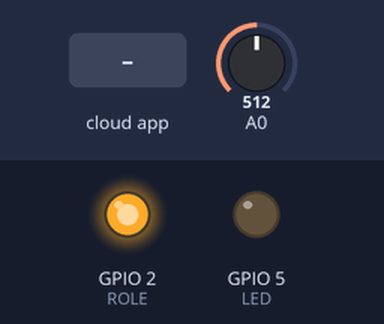
Simulated run of this sketch. Board: ESP8266 (NodeMCU). Shown: output pins drawn as LEDs (lit = HIGH). The test bench sets the inputs (shaded band); at power-on: A0 = 512. WiFi joins after 1.5 s; servers stay silent unless stated; the Firebase database answers and starts empty; what the sketch prints to the serial monitor is not drawn.

Above: at 2.7 s.
2.8 s: the phone or cloud app sets Led to 1
At 3.8 s:
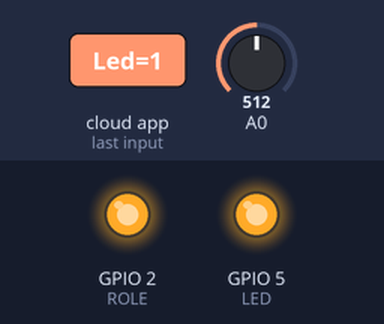
4.7 s: the phone or cloud app sets Role to 1
At 5.8 s:
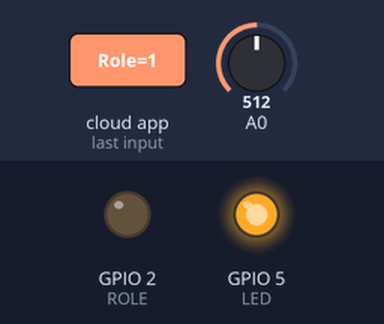
6.5 s: the phone or cloud app sets Role to 0
At 7.5 s:
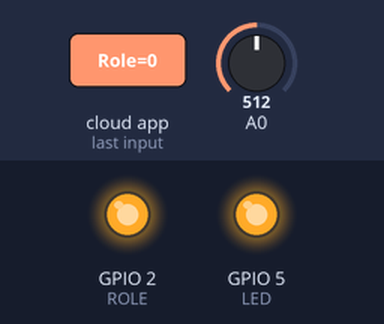
8.0 s: the phone or cloud app sets Led to 0
At 9.8 s:
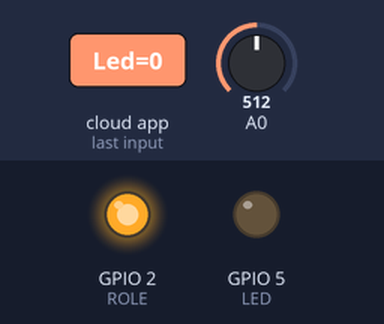
Timing chart, 0 to 11.3 s (numbered marks = the images above; inputs shaded):
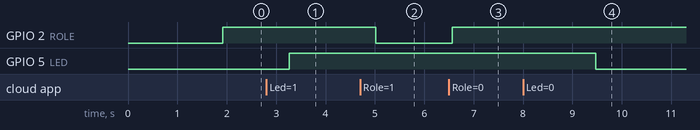

Measured:
- after the input at 2.8 s, GPIO 5 (LED): LOW → HIGH after 0.47 s
- after the input at 4.7 s, GPIO 2 (ROLE): HIGH → LOW after 0.32 s
- after the input at 6.5 s, GPIO 2 (ROLE): LOW → HIGH after 0.07 s
- after the input at 8.0 s, GPIO 5 (LED): HIGH → LOW after 1.5 s

The sketch:

firebasedenemeleri.ino
```cpp
#include <ESP8266WiFi.h>
#include <FirebaseArduino.h>


#define FIREBASE_HOST ".firebaseio.com" //firebase hostname
#define FIREBASE_AUTH "*********" //Firebase Auth key

const char* ssid = "yourwifi"; //Enter SSID your wifi name
const char* password = "123456"; //Enter Password your wifi password
#define LED 5
#define ROLE 2

double sicaklik;
double sensor_deger;
double sicaklik_gerilim;

void setup(void)
{
  Serial.begin(9600);
  pinMode(LED,OUTPUT);
  pinMode(ROLE,OUTPUT);

  digitalWrite(LED,LOW);
  digitalWrite(ROLE, LOW);
  // Connect to WiFi
  WiFi.begin(ssid, password);
  while (WiFi.status() != WL_CONNECTED)
  {
     delay(500);
     Serial.print("*");
  }

  Serial.println("");
  Serial.println("WiFi connection Successful");
  Serial.print("The IP Address of ESP8266 Module is: ");
  Serial.print(WiFi.localIP());// Print the IP address

  Firebase.begin(FIREBASE_HOST, FIREBASE_AUTH);

}

void loop()
{
  //LAMBA AYARLARI BURDA
   int lamba = Firebase.getInt("Led");
   Serial.println(lamba);
   delay(50);

   if(lamba == 1){
    digitalWrite(LED, HIGH);
   }
   else{
    digitalWrite(LED,LOW);
   }
  //LAMBA AYARLARI BİTİŞ BURDA
  //-------------------------------------------------------------
  //RÖLE BAŞLANGIÇ
  int role = Firebase.getInt("Role");
  delay(50);

  if(role == 1)
  {
    digitalWrite(ROLE, LOW);
  }
  else{
    digitalWrite(ROLE, HIGH);
  }
  //RÖLE BİTİŞ
  //-----------------------------------------------------------------------------------
  //SICAKLIK BAŞLANGIÇ
  sicak_olc();

  Firebase.setFloat("Sicaklik", sicaklik);
  if (Firebase.failed()) // Check for errors
  {


  Serial.print("BAĞLANILAMADI:");

  Serial.println(Firebase.error());

  return;

  }

  delay(1000);
}

void sicak_olc()
{
  sensor_deger = analogRead(A0);
  sicaklik_gerilim = (sensor_deger / 1023.0)*1000;
  sicaklik = sicaklik_gerilim / 10.0;
}
```
